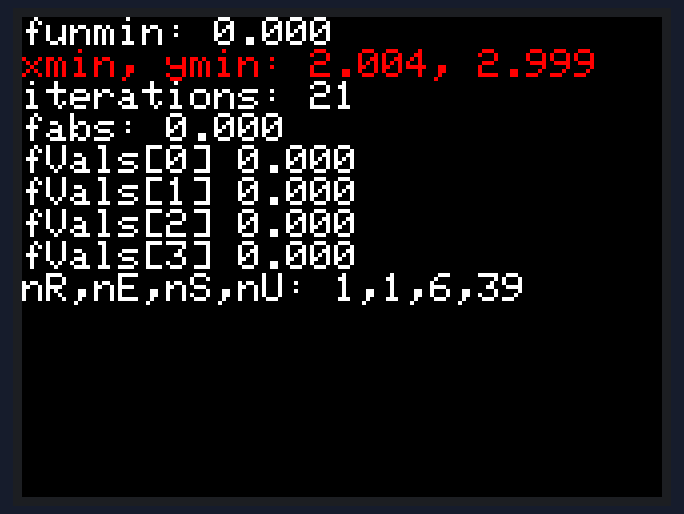
Bench run of a sketch on a simulated ESP32. On the bench: 320×240 colour display. Random numbers use the default seed unless the sketch sets one; what the sketch prints to the serial monitor is not drawn.

Above: at 0.3 s.

The sketch:

nelder_mead2023Fine.ino
```cpp
#include <M5Stack.h>

// 目的関数の例
double objectiveFunction(double x, double y) {
  return (x - 2.0) * (x - 2.0) + (y - 3.0) * (y - 3.0);
}

void setup() {
  M5.begin();
  M5.Lcd.fillScreen(TFT_BLACK);
  M5.Lcd.setTextSize(2);
  M5.Lcd.setTextColor(TFT_WHITE);
//  dacWrite(25, 0); // Speaker OFF

  int M=4;
  int N=2;

  // 初期単体の設定（4つの頂点を持つ）
  double initialSimplex[M][N] = {
    {0.0, 0.0},
    {1.0, 0.0},
    {0.0, 1.0},
    {1.0, 1.0}
  }; // (x - 2) * (x - 2) + (y - 3) * (y - 3) =

  double alpha = 2.0;  // 反射係数
  double beta  = 0.5;  // 収縮係数
  double gamma = 2.0;  // 拡張係数

  // 収束基準
  double tol = 1e-6;
  double xmin=0;
  double ymin=0;
  double funmin=0;
  double vertices[M][N]; // 初期単体の頂点と最終結果の格納用
  double fValues[M];
  double xBar = 0, yBar = 0;
  double xR,yR,fR;
  double xE,yE,fE;
  double xS,yS,fS;

  int iterations = 0;
  int maxIterations = 1000;
  int nR=0, nE=0, nS=0, nU=0;

//  M5.Lcd.printf("funmin01: %f\n", funmin);

  // Nelder-Mead法の実行
  for (int i = 0; i < M; i++) {
    for (int j = 0; j < N; j++) {
//      vertices[i][j] = initialSimplex[i][j]+0.01*random(-100,100);
      vertices[i][j] = initialSimplex[i][j];
    }
  }

  while (iterations < maxIterations) {
    // 目的関数の値を計算
    for (int i = 0; i < M; i++) {
      fValues[i] = objectiveFunction(vertices[i][0], vertices[i][1]);
    }

    // 頂点をソート
    for (int i = 0; i < M-1; i++) {
      for (int j = i + 1; j < M; j++) {
        if (fValues[j] < fValues[i]) {
          // fValuesを交換
          double tempF = fValues[i];
          fValues[i] = fValues[j];
          fValues[j] = tempF;

          // verticesを交換
          double tempX = vertices[i][0];
          vertices[i][0] = vertices[j][0];
          vertices[j][0] = tempX;

          double tempY = vertices[i][1];
          vertices[i][1] = vertices[j][1];
          vertices[j][1] = tempY;
        }
      }
    }

    // 収束判定
    if (fabs(fValues[3] - fValues[0]) < tol) {
      break;
    }
    Serial.printf("%d\n", random(-10,10));

    // 重心を計算
    for (int i = 0; i < M; i++) {
      xBar += vertices[i][0];
      yBar += vertices[i][1];
    }
    xBar /= 4.0;
    yBar /= 4.0;

    // 反射
//    xR = xBar + (alpha + 0.1*random(-10,10))*(xBar - vertices[3][0]);
//    yR = yBar + (alpha + 0.1*random(-10,10))*(yBar - vertices[3][1]);
    xR = xBar + alpha * (xBar - vertices[M-1][0]);
    yR = yBar + alpha * (yBar - vertices[M-1][1]);
    fR = objectiveFunction(xR, yR);

    if (fR < fValues[0]) {
      // 拡張
      xE = xBar + gamma * (xR - xBar);
      yE = yBar + gamma * (yR - yBar);
      fE = objectiveFunction(xE, yE);
      if (fE < fR) {
        vertices[M-1][0] = xE;
        vertices[M-1][1] = yE;
        nE++;
      } else {
        vertices[M-1][0] = xR;
        vertices[M-1][1] = yR;
        nR++;
      }
    } else if (fR < fValues[M-1]) {
      vertices[M-1][0] = xR;
      vertices[M-1][1] = yR;
      nR++;
    } else {
      // 収縮
      xS = xBar + beta * (vertices[M-1][0] - xBar);
      yS = yBar + beta * (vertices[M-1][1] - yBar);
      fS = objectiveFunction(xS, yS);
      if (fS < fValues[M-1]) {
        vertices[M-1][0] = xS;
        vertices[M-1][1] = yS;
        nS++;
      } else {
        // 収縮失敗の場合、単体を更新
        for (int i = 1; i < M; i++) {
          vertices[i][0] = vertices[0][0] + 0.5 * (vertices[i][0] - vertices[0][0]);
          vertices[i][1] = vertices[0][1] + 0.5 * (vertices[i][1] - vertices[0][1]);
          nU++;
        }
      }
    }

    iterations++;
  } // while

  // 結果を出力
  xmin = vertices[0][0];
  ymin = vertices[0][1];
  funmin = fValues[0];

//  M5.Lcd.setCursor(10, 10);
  M5.Lcd.printf("funmin: %.3f\n", funmin);
//  M5.Lcd.setCursor(10, 30);
  M5.Lcd.setTextColor(RED);
  M5.Lcd.printf("xmin, ymin: %.3f, %.3f\n", xmin, ymin);
  M5.Lcd.setTextColor(WHITE);
//  M5.Lcd.setCursor(10, 50);
  M5.Lcd.printf("iterations: %d\n", iterations);
  M5.Lcd.printf("fabs: %.3f\n",fabs(fValues[1] - fValues[0]));
  for (int i = 0; i < M; i++) {
  M5.Lcd.printf("fVals[%d] %.3f\n", i, fValues[i]);
  }
  M5.Lcd.printf("nR,nE,nS,nU: %d,%d,%d,%d\n", nR, nE, nS, nU);
} // setup

void loop() {
}
```
